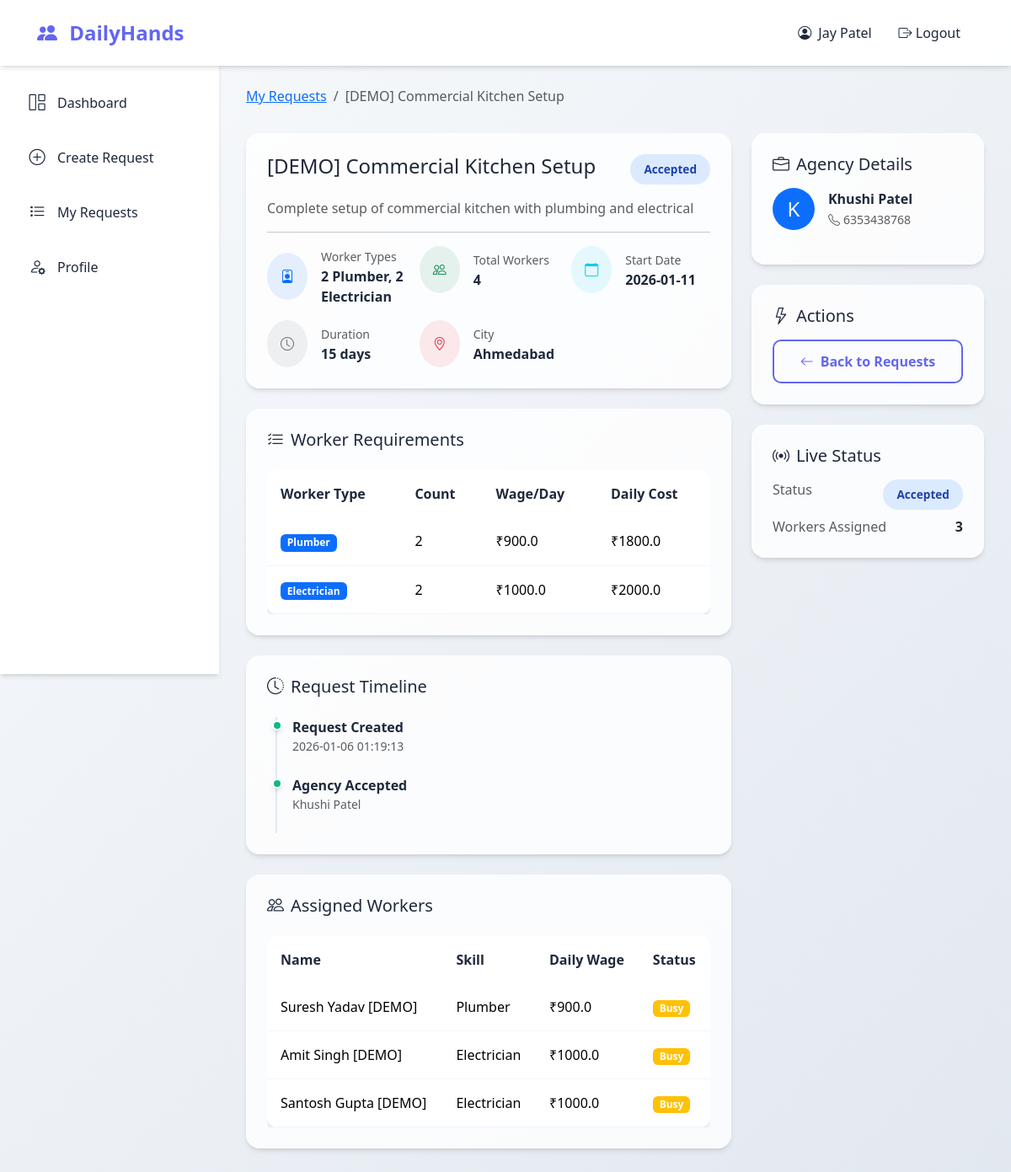
Page /contractor/request/17 (signed in) on the committed database.
### tables this page shows
CREATE TABLE users (
            id INTEGER PRIMARY KEY AUTOINCREMENT,
            name TEXT NOT NULL,
            email TEXT UNIQUE NOT NULL,
            password TEXT NOT NULL,
            phone TEXT,
            city TEXT NOT NULL,
            area TEXT,
            role TEXT DEFAULT 'contractor',
            created_at TIMESTAMP DEFAULT CURRENT_TIMESTAMP
        );

CREATE TABLE work_requests (
            id INTEGER PRIMARY KEY AUTOINCREMENT,
            contractor_id INTEGER NOT NULL,
            agency_id INTEGER,
            title TEXT NOT NULL,
            description TEXT,
            worker_type TEXT NOT NULL,
            workers_needed INTEGER NOT NULL,
            expected_duration INTEGER NOT NULL,
            wage_per_day REAL NOT NULL,
            start_date DATE NOT NULL,
            city TEXT NOT NULL,
            status TEXT DEFAULT 'Pending',
            delay_days INTEGER DEFAULT 0,
            penalty_amount REAL DEFAULT 0,
            created_at TIMESTAMP DEFAULT CURRENT_TIMESTAMP,
            completed_at TIMESTAMP,
            FOREIGN KEY (contractor_id) REFERENCES users(id),
            FOREIGN KEY (agency_id) REFERENCES agencies(id)
        );

CREATE TABLE request_worker_types (id INTEGER PRIMARY KEY AUTOINCREMENT, request_id INTEGER NOT NULL, worker_type TEXT NOT NULL, workers_needed INTEGER NOT NULL, wage_per_day REAL NOT NULL, FOREIGN KEY (request_id) REFERENCES work_requests(id));

CREATE TABLE agencies (
            id INTEGER PRIMARY KEY AUTOINCREMENT,
            name TEXT NOT NULL,
            email TEXT UNIQUE NOT NULL,
            password TEXT NOT NULL,
            phone TEXT,
            city TEXT NOT NULL,
            area TEXT,
            created_at TIMESTAMP DEFAULT CURRENT_TIMESTAMP
        );

CREATE TABLE request_workers (
            id INTEGER PRIMARY KEY AUTOINCREMENT,
            request_id INTEGER NOT NULL,
            worker_id INTEGER NOT NULL,
            assigned_at TIMESTAMP DEFAULT CURRENT_TIMESTAMP,
            FOREIGN KEY (request_id) REFERENCES work_requests(id),
            FOREIGN KEY (worker_id) REFERENCES workers(id)
        );

CREATE TABLE workers (
            id INTEGER PRIMARY KEY AUTOINCREMENT,
            agency_id INTEGER NOT NULL,
            name TEXT NOT NULL,
            phone TEXT,
            skill TEXT NOT NULL,
            daily_wage REAL NOT NULL,
            status TEXT DEFAULT 'Available',
            created_at TIMESTAMP DEFAULT CURRENT_TIMESTAMP,
            FOREIGN KEY (agency_id) REFERENCES agencies(id)
        );

### app.py (the view)
@app.route('/contractor/request/<int:request_id>')
@login_required(role='contractor')
def contractor_request_detail(request_id):
    conn = get_db()
    cursor = conn.cursor()
    cursor.execute("""
        SELECT wr.*, a.name as agency_name, a.phone as agency_phone,
               u.name as contractor_name
        FROM work_requests wr
        LEFT JOIN agencies a ON wr.agency_id = a.id
        LEFT JOIN users u ON wr.contractor_id = u.id
        WHERE wr.id = ? AND wr.contractor_id = ?
    """, (request_id, session['user_id']))
    req = cursor.fetchone()
    if not req:
        conn.close()
        return redirect(url_for('contractor_requests'))
    cursor.execute("SELECT * FROM request_worker_types WHERE request_id = ?", (request_id,))
    worker_types = cursor.fetchall()
    cursor.execute("""
        SELECT w.*, rw.id as assignment_id
        FROM request_workers rw
        JOIN workers w ON rw.worker_id = w.id
        WHERE rw.request_id = ?
    """, (request_id,))
    workers = cursor.fetchall()
    cursor.execute("""
        SELECT a.*, w.name as worker_name
        FROM attendance a
        JOIN workers w ON a.worker_id = w.id
        WHERE a.request_id = ?
    """, (request_id,))
    attendance = cursor.fetchall()
    cursor.execute("""
        SELECT SUM(amount) as total FROM payments WHERE request_id = ?
    """, (request_id,))
    payment_result = cursor.fetchone()
    total_payment = payment_result['total'] if payment_result and payment_result['total'] else 0
    conn.close()
    return render_template('contractor/request_detail.html',
                         req=req, workers=workers, worker_types=worker_types,
                         attendance=attendance, payment={'total': total_payment})

### templates/contractor/request_detail.html (shortened to what this page needs)
{% extends 'contractor/base.html' %}
{% block page_content %}
<div class="page-header animate-fade-in">
    <nav aria-label="breadcrumb">
        <ol class="breadcrumb">
            <li class="breadcrumb-item"><a href="{{ url_for('contractor_requests') }}">My Requests</a></li>
            <li class="breadcrumb-item active">{{ req.title }}</li>
        </ol>
    </nav>
</div>
<div class="row g-4">
    <div class="col-lg-8 animate-fade-in" style="animation-delay: 0.1s;">
        <div class="glass-card p-4 mb-4">
            <div class="d-flex justify-content-between align-items-start mb-3">
                <h4 class="mb-0">{{ req.title }}</h4>
                <span class="status-badge status-{{ req.status|lower }}">{{ req.status }}</span>
            </div>
            <p class="text-muted">{{ req.description or 'No description provided' }}</p>
            <hr>
            <div class="row g-3">
                <div class="col-md-4">
                    <div class="d-flex align-items-center">
                        <div class="rounded-circle bg-primary bg-opacity-10 p-3 me-3">
                            <i class="bi bi-person-badge text-primary"></i>
                        </div>
                        <div>
                            <small class="text-muted">Worker Types</small>
                            <div class="fw-semibold">{{ req.worker_type }}</div>
                        </div>
                    </div>
                </div>
                <div class="col-md-4">
                    <div class="d-flex align-items-center">
                        <div class="rounded-circle bg-success bg-opacity-10 p-3 me-3">
                            <i class="bi bi-people text-success"></i>
                        </div>
                        <div>
                            <small class="text-muted">Total Workers</small>
                            <div class="fw-semibold">{{ req.workers_needed }}</div>
                        </div>
                    </div>
                </div>
                <div class="col-md-4">
                    <div class="d-flex align-items-center">
                        <div class="rounded-circle bg-info bg-opacity-10 p-3 me-3">
                            <i class="bi bi-calendar text-info"></i>
                        </div>
                        <div>
                            <small class="text-muted">Start Date</small>
                            <div class="fw-semibold">{{ req.start_date }}</div>
                        </div>
                    </div>
                </div>
                <div class="col-md-4">
                    <div class="d-flex align-items-center">
                        <div class="rounded-circle bg-secondary bg-opacity-10 p-3 me-3">
                            <i class="bi bi-clock text-secondary"></i>
                        </div>
                        <div>
                            <small class="text-muted">Duration</small>
                            <div class="fw-semibold">{{ req.expected_duration }} days</div>
                        </div>
                    </div>
                </div>
                <div class="col-md-4">
                    <div class="d-flex align-items-center">
                        <div class="rounded-circle bg-danger bg-opacity-10 p-3 me-3">
                            <i class="bi bi-geo-alt text-danger"></i>
                        </div>
                        <div>
                            <small class="text-muted">City</small>
                            <div class="fw-semibold">{{ req.city }}</div>
                        </div>
                    </div>
                </div>
            </div>
        </div>
        {% if worker_types %}
        <div class="glass-card p-4 mb-4">
            <h5 class="mb-4"><i class="bi bi-list-check me-2"></i>Worker Requirements</h5>
            <div class="table-responsive">
                <table class="table table-custom mb-0">
                    <thead>
                        <tr>
                            <th>Worker Type</th>
                            <th>Count</th>
                            <th>Wage/Day</th>
                            <th>Daily Cost</th>
                        </tr>
                    </thead>
                    <tbody>
                        {% for wt in worker_types %}
                        <tr>
                            <td><span class="badge bg-primary">{{ wt.worker_type }}</span></td>
                            <td>{{ wt.workers_needed }}</td>
                            <td>₹{{ wt.wage_per_day }}</td>
                            <td>₹{{ wt.workers_needed * wt.wage_per_day }}</td>
                        </tr>
                        {% endfor %}
                    </tbody>
                </table>
            </div>
        </div>
        {% endif %}
        <div class="glass-card p-4 mb-4">
            <h5 class="mb-4"><i class="bi bi-clock-history me-2"></i>Request Timeline</h5>
            <div class="timeline">
                <div class="timeline-item completed">
                    <strong>Request Created</strong>
                    <p class="text-muted small mb-0">{{ req.created_at }}</p>
                </div>
                {% if req.status in ['Accepted', 'Assigned', 'Completed'] %}
                <div class="timeline-item completed">
                    <strong>Agency Accepted</strong>
                    <p class="text-muted small mb-0">{{ req.agency_name }}</p>
                </div>
                {% endif %}
            </div>
        </div>
        {% if workers %}
        <div class="glass-card p-4">
            <h5 class="mb-4"><i class="bi bi-people me-2"></i>Assigned Workers</h5>
            <div class="table-responsive">
                <table class="table table-custom mb-0">
                    <thead>
                        <tr>
                            <th>Name</th>
                            <th>Skill</th>
                            <th>Daily Wage</th>
                            <th>Status</th>
                        </tr>
                    </thead>
                    <tbody>
                        {% for worker in workers %}
                        <tr>
                            <td>{{ worker.name }}</td>
                            <td>{{ worker.skill }}</td>
                            <td>₹{{ worker.daily_wage }}</td>
                            <td>
                                <span class="badge bg-{{ 'success' if worker.status == 'Available' else 'warning' }}">
                                    {{ worker.status }}
                                </span>
                            </td>
                        </tr>
                        {% endfor %}
                    </tbody>
                </table>
            </div>
        </div>
        {% endif %}
    </div>
    <div class="col-lg-4">
        {% if req.agency_name %}
        <div class="glass-card p-4 mb-4 animate-fade-in" style="animation-delay: 0.2s;">
            <h5 class="mb-3"><i class="bi bi-briefcase me-2"></i>Agency Details</h5>
            <div class="d-flex align-items-center mb-3">
                <div class="rounded-circle bg-primary text-white d-flex align-items-center justify-content-center me-3"
                     style="width: 50px; height: 50px; font-size: 1.5rem;">
                    {{ req.agency_name[0] }}
                </div>
                <div>
                    <strong>{{ req.agency_name }}</strong>
                    <br><small class="text-muted"><i class="bi bi-telephone me-1"></i>{{ req.agency_phone }}</small>
                </div>
            </div>
        </div>
        {% endif %}
        <div class="glass-card p-4 animate-fade-in" style="animation-delay: 0.4s;">
            <h5 class="mb-3"><i class="bi bi-lightning me-2"></i>Actions</h5>
            <a href="{{ url_for('contractor_requests') }}" class="btn btn-outline-custom w-100">
                <i class="bi bi-arrow-left me-2"></i>Back to Requests
            </a>
        </div>
        <div class="glass-card p-4 mt-4 animate-fade-in" style="animation-delay: 0.5s;">
            <h5 class="mb-3"><i class="bi bi-broadcast me-2"></i>Live Status</h5>
            <div id="liveStatus">
            </div>
        </div>
    </div>
</div>
{% endblock %}

### templates/contractor/base.html (shortened to what this page needs)
{% extends 'base.html' %}
{% block content %}
<nav class="navbar navbar-expand-lg navbar-custom fixed-top">
    <div class="container-fluid">
        <a class="navbar-brand" href="{{ url_for('contractor_dashboard') }}">
            <i class="bi bi-people-fill"></i> DailyHands
        </a>
        <div class="collapse navbar-collapse justify-content-end" id="navbarNav">
            <ul class="navbar-nav align-items-center">
                <li class="nav-item">
                    <a class="nav-link" href="{{ url_for('contractor_profile') }}">
                        <i class="bi bi-person-circle me-1"></i>
                        {{ session.name }}
                    </a>
                </li>
                <li class="nav-item">
                    <a class="nav-link text-danger" href="#" data-bs-toggle="modal" data-bs-target="#logoutModal">
                        <i class="bi bi-box-arrow-right"></i> Logout
                    </a>
                </li>
            </ul>
        </div>
    </div>
</nav>
<div class="sidebar" style="top: 70px;">
    <a href="{{ url_for('contractor_dashboard') }}" class="sidebar-link {% if request.endpoint == 'contractor_dashboard' %}active{% endif %}">
        <i class="bi bi-grid-1x2"></i> Dashboard
    </a>
    <a href="{{ url_for('create_request') }}" class="sidebar-link {% if request.endpoint == 'create_request' %}active{% endif %}">
        <i class="bi bi-plus-circle"></i> Create Request
    </a>
    <a href="{{ url_for('contractor_requests') }}" class="sidebar-link {% if request.endpoint == 'contractor_requests' %}active{% endif %}">
        <i class="bi bi-list-task"></i> My Requests
    </a>
    <a href="{{ url_for('contractor_profile') }}" class="sidebar-link {% if request.endpoint == 'contractor_profile' %}active{% endif %}">
        <i class="bi bi-person-gear"></i> Profile
    </a>
</div>
<div class="main-content" style="margin-top: 70px;">
    {% block page_content %}{% endblock %}
</div>
{% endblock %}

### rows in the picture
users: name "Jay Patel"
work_requests: title "[DEMO] Commercial Kitchen Setup", status "Accepted", description "Complete setup of commercial kitchen with plumbing and electrical", worker_type "2 Plumber, 2 Electrician", workers_needed "4", start_date "2026-01-11", expected_duration "15", city "Ahmedabad", created_at "2026-01-06 01:19:13"
request_worker_types: worker_type "Plumber", workers_needed "2", wage_per_day "900.0", wt.workers_needed*wt.wage_per_day "1800.0"
request_worker_types: worker_type "Electrician", workers_needed "2", wage_per_day "1000.0", wt.workers_needed*wt.wage_per_day "2000.0"
agencies: agency_name "Khushi Patel", name "K", agency_phone "6353438768"
request_workers: name "Suresh Yadav [DEMO]", skill "Plumber", daily_wage "900.0", status "Busy"
request_workers: name "Amit Singh [DEMO]", skill "Electrician", daily_wage "1000.0", status "Busy"
request_workers: name "Santosh Gupta [DEMO]", skill "Electrician", daily_wage "1000.0", status "Busy"
